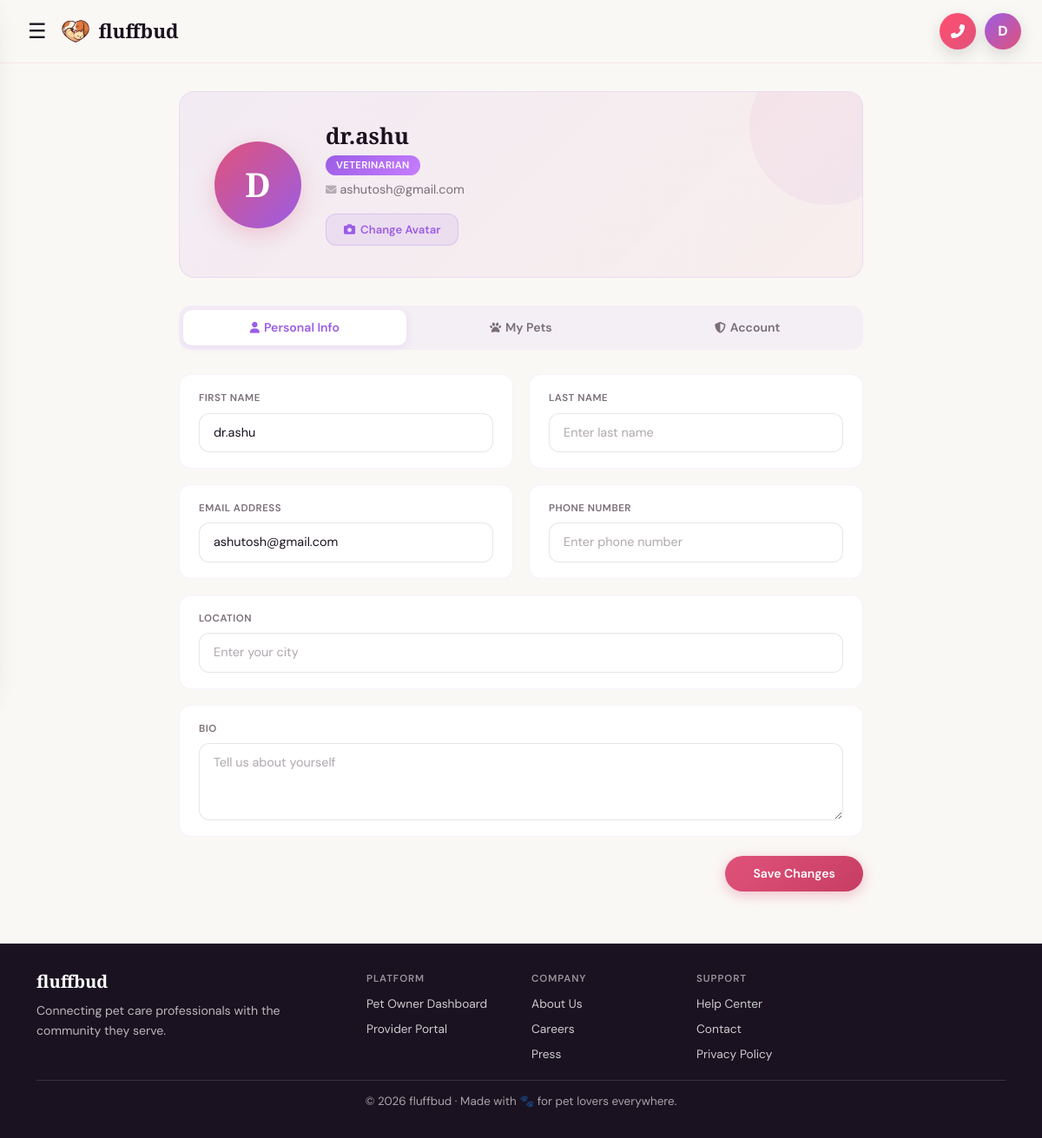
The app's page /profile/ (signed in) with its own data.
### myapp/models.py (models this page shows, shortened)
class CustomUser(AbstractUser):
    ROLE_CHOICES = [
        ('owner', 'Pet Owner'),
        ('vet', 'Veterinarian'),
        ('shelter', 'Animal Shelter'),
        ('store', 'Pet Store Owner'),
        ('provider', 'Service Provider'),
    ]
    role = models.CharField(max_length=20, choices=ROLE_CHOICES, default='owner')
    phone = models.CharField(max_length=15, blank=True)
    city = models.CharField(max_length=100, blank=True)
    profile_photo = models.ImageField(upload_to='profiles/', blank=True, null=True)
    bio = models.TextField(blank=True)
    PROFILE_VISIBILITY_CHOICES = [
        ('public', 'Public'),
        ('private', 'Private'),
    ]
    profile_visibility = models.CharField(max_length=10, choices=PROFILE_VISIBILITY_CHOICES, default='private')
    two_factor_enabled = models.BooleanField(default=False)
    def is_service_provider(self):
        return self.role in ['vet', 'shelter', 'store', 'provider']

### myapp/views.py (the view, shortened to what this page needs)
# urls.py: path('profile/', views.profile, name='profile'),
@login_required
def profile(request):
    user = request.user
    pets = Pet.objects.filter(owner=user)
    role_map = dict(CustomUser.ROLE_CHOICES)
    context = {
        'profile_user': user,
        'pets': pets,
        'role_display': role_map.get(user.role, 'Pet Owner'),
    }
    return render(request, 'profile.html', context)

### myapp/models.py (called while the page is built)
    def age_display(self):
        if self.age < 12:
            return f"{self.age} mo"
        return f"{self.age // 12} yr{'s' if self.age // 12 > 1 else ''}"

### templates/profile.html (shortened to what this page needs)
{% extends 'base.html' %}
{% load static %}
{% block content %}
<div class="container" style="max-width:820px;padding:32px 16px 60px;">
  <div class="profile-header">
    <div class="profile-avatar">
      {% if profile_user.profile_photo %}
        <img src="{{ profile_user.profile_photo.url }}" alt="Avatar"/>
      {% else %}
        {{ profile_user.first_name|default:profile_user.username|make_list|first|upper }}
      {% endif %}
    </div>
    <div class="profile-info">
      <h2 class="profile-name">{{ profile_user.get_full_name|default:profile_user.username }}</h2>
      <span class="profile-role">{{ role_display }}</span>
      <p class="profile-email"><i class="fas fa-envelope" style="font-size:.78rem;margin-right:4px;opacity:.5;"></i>{{ profile_user.email|default:"No email set" }}</p>
      <form method="post" enctype="multipart/form-data" id="avatarForm" style="margin-top:10px;">
        <label for="avatarInput" class="btn-change-avatar">
          <i class="fas fa-camera"></i> Change Avatar
        </label>
      </form>
    </div>
  </div>
  <div class="profile-tabs">
    <button class="profile-tab active" data-tab="personal"><i class="fas fa-user" style="margin-right:5px;font-size:.8rem;"></i>Personal Info</button>
    <button class="profile-tab" data-tab="pets"><i class="fas fa-paw" style="margin-right:5px;font-size:.8rem;"></i>My Pets</button>
    <button class="profile-tab" data-tab="account"><i class="fas fa-shield-alt" style="margin-right:5px;font-size:.8rem;"></i>Account</button>
  </div>
  <div class="tab-panel active" id="tab-personal">
    <form method="post" id="personalInfoForm">
      <div class="info-grid">
        <div class="info-item">
          <label class="info-label" for="id_first_name">First Name</label>
          <input type="text" id="id_first_name" name="first_name" class="form-control" placeholder="Enter first name" value="{{ profile_user.first_name }}">
        </div>
        <div class="info-item">
          <label class="info-label" for="id_last_name">Last Name</label>
          <input type="text" id="id_last_name" name="last_name" class="form-control" placeholder="Enter last name" value="{{ profile_user.last_name }}">
        </div>
        <div class="info-item">
          <label class="info-label" for="id_email">Email Address</label>
          <input type="email" id="id_email" name="email" class="form-control" placeholder="Enter email address" value="{{ profile_user.email }}">
        </div>
        <div class="info-item">
          <label class="info-label" for="id_phone">Phone Number</label>
          <input type="tel" id="id_phone" name="phone" class="form-control" placeholder="Enter phone number" value="{{ profile_user.phone }}">
        </div>
        <div class="info-item" style="grid-column:1/-1;">
          <label class="info-label" for="id_city">Location</label>
          <input type="text" id="id_city" name="city" class="form-control" placeholder="Enter your city" value="{{ profile_user.city }}">
        </div>
        <div class="info-item" style="grid-column:1/-1;">
          <label class="info-label" for="id_bio">Bio</label>
          <textarea id="id_bio" name="bio" class="form-control" rows="3" placeholder="Tell us about yourself">{{ profile_user.bio }}</textarea>
        </div>
      </div>
      <div style="margin-top:22px;display:flex;justify-content:flex-end;">
        <button type="submit" class="btn-pill btn-rose" style="padding:10px 32px;font-size:.88rem;">Save Changes</button>
      </div>
    </form>
  </div>
</div>
{% endblock %}

### templates/base.html (shortened to what this page needs)
<!DOCTYPE html>
<html lang="en">
<head>
<link href="https://cdn.jsdelivr.net/npm/bootstrap@5.3.0/dist/css/bootstrap.min.css" rel="stylesheet"/>
<link href="https://cdnjs.cloudflare.com/ajax/libs/font-awesome/6.4.0/css/all.min.css" rel="stylesheet"/>
{% load static %}
</head>
<body class="d-flex flex-column">
{% if user.is_authenticated %}
<nav class="navbar navbar-expand-lg sticky-top">
  <div class="container-fluid px-4">
    <div class="d-flex align-items-center gap-2">
      <button type="button" class="hamburger-btn" id="navHamburgerBtn" aria-label="Open menu">☰</button>
      <a class="navbar-brand" href="{% url 'home' %}">
        <div class="brand-icon"><img src="{% static '{css,js,images}/logo.png' %}" alt="fluffbud" style="width:100%;height:100%;object-fit:contain;border-radius:inherit;"></div> fluffbud
      </a>
    </div>
    <div class="navbar-actions ms-auto">
      <a href="#" class="nav-action-circle sos-btn" data-bs-toggle="modal" data-bs-target="#emergencySOSModal" aria-label="Open emergency SOS">
        <i class="fas fa-phone-alt" aria-hidden="true"></i>
      </a>
      <div class="dropdown">
          <button class="nav-action-circle avatar-profile-btn dropdown-toggle" data-bs-toggle="dropdown" aria-label="Open profile menu">
            {{ user.first_name|default:user.username|make_list|first|upper }}
          </button>
      </div>
    </div>
  </div>
</nav>
{% endif %}
<main class="flex-grow-1">
  {% block content %}{% endblock %}
</main>
{% if user.is_authenticated and user.is_service_provider %}
<footer class="site-footer">
  <div class="container" style="text-align:left;max-width:1140px;">
    <div class="row g-4" style="padding-bottom:20px;">
      <div class="col-12 col-md-4">
        <h5 style="font-family:'Playfair Display',serif;font-weight:700;color:#fff;margin-bottom:10px;">fluffbud</h5>
        <p style="margin:0;color:rgba(255,255,255,0.7);font-size:.88rem;line-height:1.6;max-width:320px;">Connecting pet care professionals with the community they serve.</p>
      </div>
      <div class="col-6 col-md-2">
        <div style="font-size:.72rem;letter-spacing:.08em;text-transform:uppercase;color:rgba(255,255,255,0.55);font-weight:600;margin-bottom:10px;">Platform</div>
        <div style="display:flex;flex-direction:column;gap:8px;">
          <a href="{% url 'dashboard' %}" style="color:rgba(255,255,255,0.78);text-decoration:none;font-size:.86rem;">Pet Owner Dashboard</a>
          <a href="{% url 'provider_portal' %}" style="color:rgba(255,255,255,0.78);text-decoration:none;font-size:.86rem;">Provider Portal</a>
        </div>
      </div>
      <div class="col-6 col-md-2">
        <div style="font-size:.72rem;letter-spacing:.08em;text-transform:uppercase;color:rgba(255,255,255,0.55);font-weight:600;margin-bottom:10px;">Company</div>
        <div style="display:flex;flex-direction:column;gap:8px;">
          <a href="{% url 'about' %}" style="color:rgba(255,255,255,0.78);text-decoration:none;font-size:.86rem;">About Us</a>
          <a href="#" style="color:rgba(255,255,255,0.78);text-decoration:none;font-size:.86rem;">Careers</a>
          <a href="#" style="color:rgba(255,255,255,0.78);text-decoration:none;font-size:.86rem;">Press</a>
        </div>
      </div>
      <div class="col-6 col-md-2">
        <div style="font-size:.72rem;letter-spacing:.08em;text-transform:uppercase;color:rgba(255,255,255,0.55);font-weight:600;margin-bottom:10px;">Support</div>
        <div style="display:flex;flex-direction:column;gap:8px;">
          <a href="#" style="color:rgba(255,255,255,0.78);text-decoration:none;font-size:.86rem;">Help Center</a>
          <a href="#" style="color:rgba(255,255,255,0.78);text-decoration:none;font-size:.86rem;">Contact</a>
          <a href="#" style="color:rgba(255,255,255,0.78);text-decoration:none;font-size:.86rem;">Privacy Policy</a>
        </div>
      </div>
    </div>
    <div style="border-top:1px solid rgba(255,255,255,0.14);padding-top:14px;color:rgba(255,255,255,0.62);font-size:.84rem;text-align:center;">
      © 2026 fluffbud · Made with 🐾 for pet lovers everywhere.
    </div>
  </div>
</footer>
{% endif %}
</body>
</html>

### templates/base.html (style rules this page uses)
:root { --rose: #E0527A; --rose-dark: #C73D62; --violet: #9B5DE5; --lavender: #C77DFF; --cream: #FAF8F5; --cream-dark: #F2EDE8; --ink: #1A1220; --muted: #7A6E78; --mint: #B8EDE4; --peach: #FFD6C2; --sky: #C2DEFF; --card-radius: 18px; --transition: all 0.25s ease; }
*,*::before,*::after { box-sizing:border-box; }
body { font-family:'DM Sans',sans-serif;background:var(--cream);color:var(--ink);min-height:100vh; }
.navbar { background:rgba(250,248,245,0.92)!important;backdrop-filter:blur(16px);border-bottom:1px solid rgba(224,82,122,0.1);padding:14px 0; }
.navbar-brand { font-family:'Playfair Display',serif;font-weight:900;font-size:1.4rem;color:var(--ink)!important;display:flex;align-items:center;gap:10px; }
.brand-icon { width:34px;height:34px;background:transparent;border-radius:10px;display:flex;align-items:center;justify-content:center;color:#fff;font-size:16px;box-shadow:none; }
.btn-pill { border-radius:999px;font-weight:600;padding:10px 24px;font-family:'DM Sans',sans-serif;transition:var(--transition);border:none; }
.btn-rose { background:linear-gradient(135deg,var(--rose),var(--rose-dark));color:#fff;box-shadow:0 4px 16px rgba(224,82,122,0.35); }
.navbar-actions { display:flex;align-items:center;gap:10px; }
.nav-action-circle { width:42px;height:42px;border-radius:50%;display:inline-flex;align-items:center;justify-content:center;border:none;text-decoration:none;box-shadow:0 6px 18px rgba(26,18,32,0.15);transition:var(--transition); }
.avatar-profile-btn { background:linear-gradient(135deg,var(--violet),var(--rose));color:#fff;font-weight:700;font-size:1rem;line-height:1; }
.avatar-profile-btn.dropdown-toggle::after { display:none; }
.sos-btn { position:relative;background:linear-gradient(135deg,#ff4f6f,#E0527A);color:#fff;font-size:1rem;animation:sosPulse 1.8s infinite; }
.hamburger-btn { background:transparent;border:none;color:var(--ink);font-size:1.5rem;line-height:1;padding:4px 8px;border-radius:10px;transition:var(--transition); }
.form-control,.form-select { border-radius:12px;border:1.5px solid rgba(26,18,32,0.1);padding:12px 16px;font-family:'DM Sans',sans-serif;transition:var(--transition); }
footer.site-footer { background:var(--ink);color:rgba(255,255,255,0.6);padding:32px 0;text-align:center;font-size:0.88rem;margin-top:auto; }
img,svg,video,canvas { max-width:100%;height:auto; }

### records on screen
CustomUser: first_name|make_list "D", get_full_name "dr.ashu", email "ashutosh@gmail.com", first_name "dr.ashu"

### other values on screen
{{ role_display }} "VETERINARIAN"
